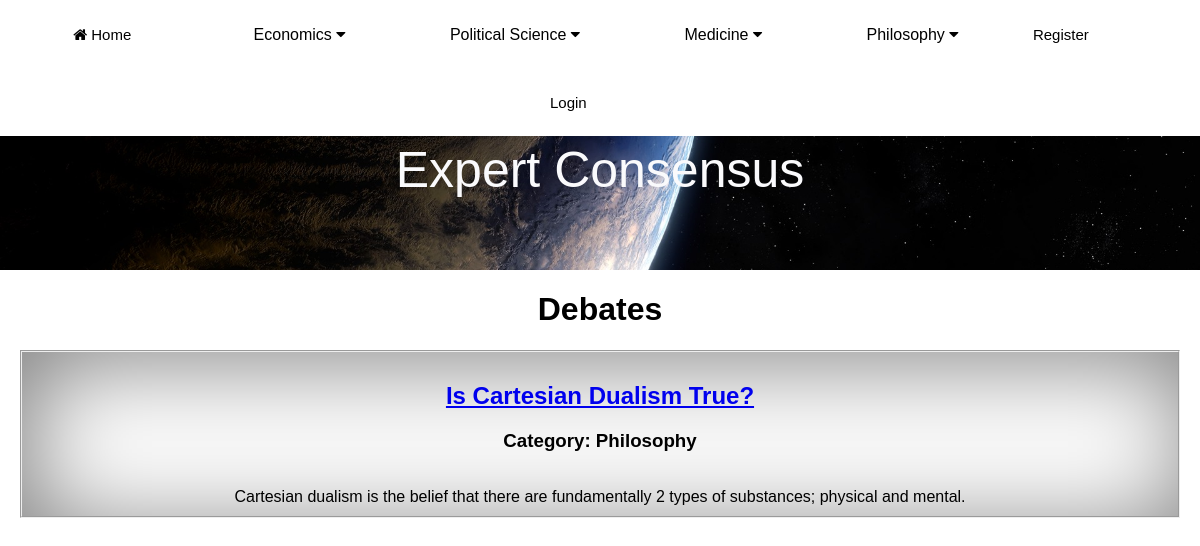
/MainApp/debate_list/, run on the app's committed database.
### MainApp/models.py (models this page shows, shortened)
class Debate(models.Model):
    category = models.ForeignKey(Category, on_delete=models.CASCADE, related_name="debates")
    title = models.CharField(max_length=255)
    description = models.TextField()
    created = models.DateTimeField(auto_now_add=True)
    class Meta:
        ordering = ['created']
        indexes = [models.Index(fields=['created']),]

class Category(models.Model):
    category = models.CharField(max_length=255)
    class Meta:
        verbose_name_plural = "Categories"

### MainApp/views.py (the view)
# urls.py: path('debate_list/', debate_list.as_view(), name='debate_list'),
class debate_list(ListView):
    model = Debate
    template_name = 'MainApp/debate/debate_list.html'

### MainApp/templates/MainApp/debate/debate_list.html (shortened to what this page needs)
{% extends "MainApp/base.html" %}
{% block content %}
<h1>Debates</h1>
<div id="debate_list">
    {% for debate in debate_list %}
        {% if debate.category.category == "Philosophy" %}
            <strong><h2><a href="{% url 'MainApp:debate-details' debate.pk %}">{{ debate.title }}</a></h2></strong>
                <h3>Category: {{ debate.category.category }}</h3>
            {{ debate.description }}
        {% endif %}
    {% endfor %}
</div>
{% endblock %}

### MainApp/static/style.css (style rules this page uses)
body { margin: 0; padding: 0; background: white; font-family: arial; }
#debate_list { color:black; text-align:center; border: solid 2px; background-color: white; border-style: groove; block-size: auto; padding: 10px; margin-left: 20px; margin-right: 20px; box-shadow: 10px 10px 100px grey inset; }
h1 { color: black; text-align: center; }
h3 { color: black; text-align: center; }

### data on the page
Debate: title "Is Cartesian Dualism True?", category.category "Philosophy", description "Cartesian dualism is the belief that there are fundamentally 2 types of substances; physical and mental."
